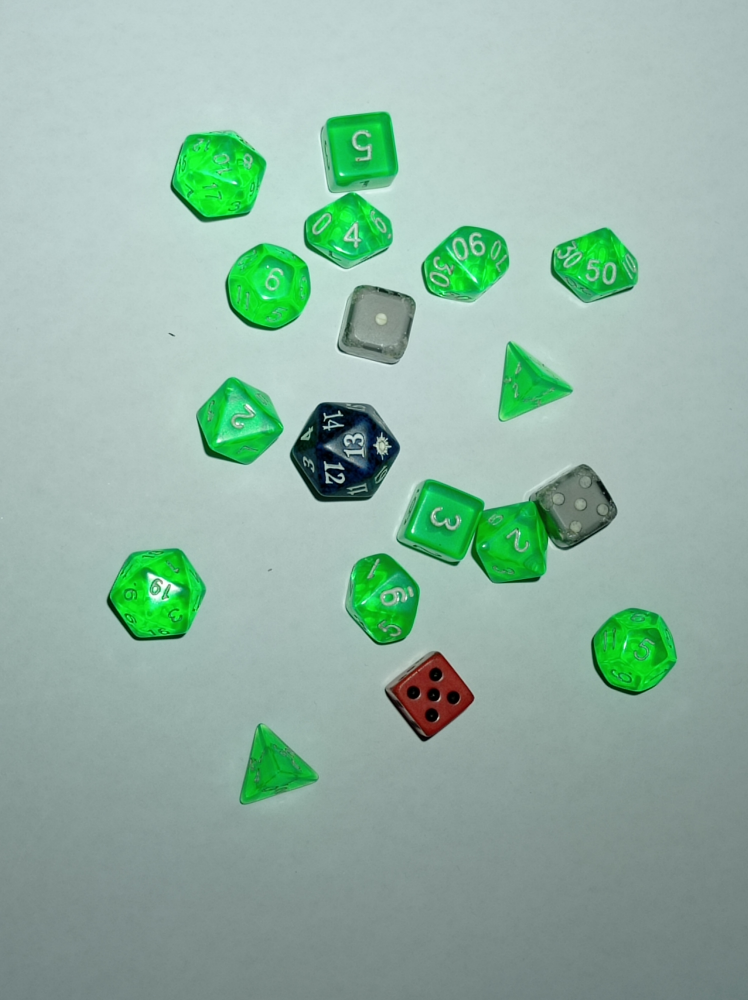
#> input picture OCR/img/dados3.jpg, 2992 x 4000 px, found by its file name (shown at 1/4 size)
$ python dados_20220628203131.py
#> lines starting #> are read from the running program, lines starting #| are printed output that depends on the picture; after the words box and inside, x2 and y2 are one past the last pixel; in counts of white or black regions, pixels touching at a corner belong together
import cv2
from cv2 import THRESH_BINARY
from cv2 import erode
import numpy as np
from numpy import binary_repr

imagem = cv2.imread("img/dados3.jpg")          # Carregar a imagem
#> imagem is the input picture: shape (4000, 2992, 3); mean B, G, R 163.9, 179.2, 146
res = cv2.resize(imagem, dsize=( 598, 800), interpolation=cv2.INTER_CUBIC) # Redimensionar Img ################
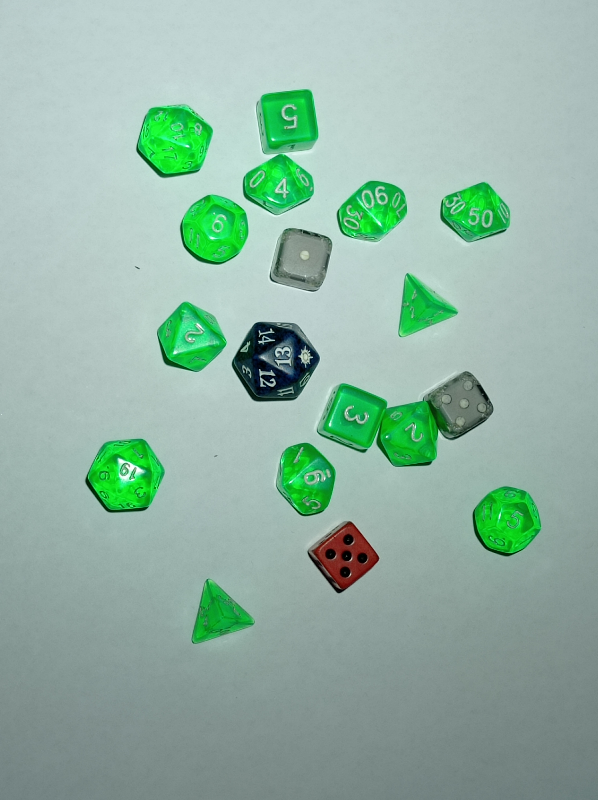
#> res: shape (800, 598, 3); mean B, G, R 163.9, 179.2, 146
gray = cv2.cvtColor(res, cv2.COLOR_BGR2GRAY)     # GrayScale
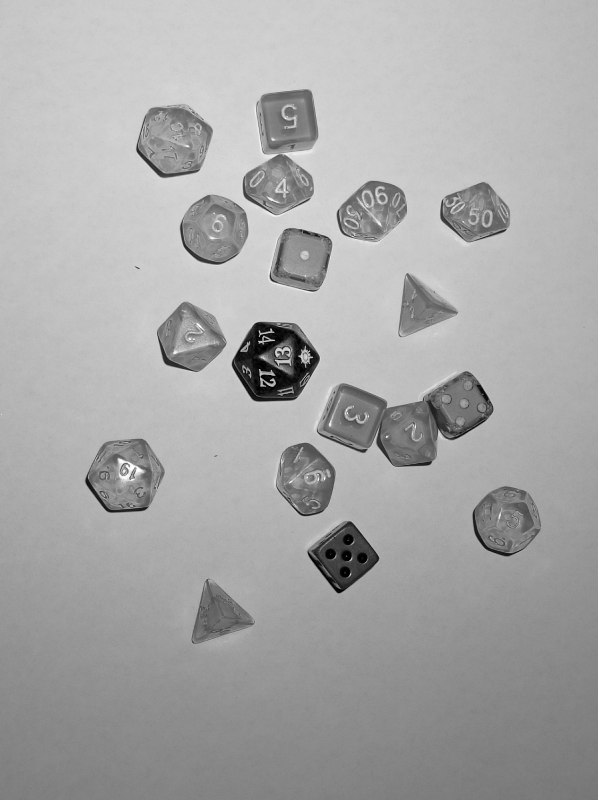
#> gray: shape (800, 598); min 0, max 254, mean 167.5
blur = cv2.blur(gray,(2,2))                       # Blur ###############

ret,binary = cv2.threshold(blur , 80 ,255, cv2.THRESH_BINARY)         # Binarização ################
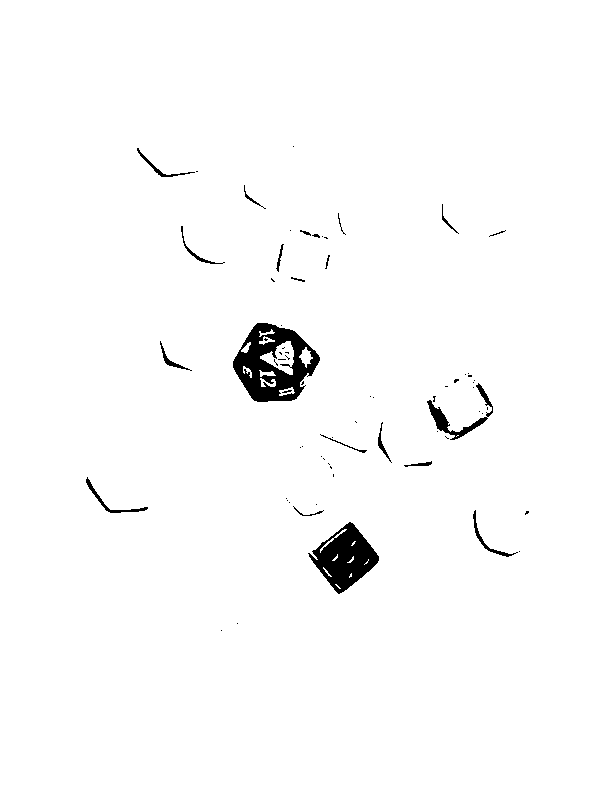
#> binary: shape (800, 598); 98.2% white; 70 black regions (50 under 20 px), largest, box (x1, y1, x2, y2) and area: (233, 323, 320, 402) 3633, (308, 522, 379, 594) 2612, (427, 383, 493, 440) 685
ret1,binary1 = cv2.threshold(binary,127,255,cv2.THRESH_BINARY_INV)   # Inverter a Binarização

kernel = np.ones((8,8), np.uint8)
dilation = cv2.dilate(binary1, kernel, iterations=3)   # Dilatar ####################
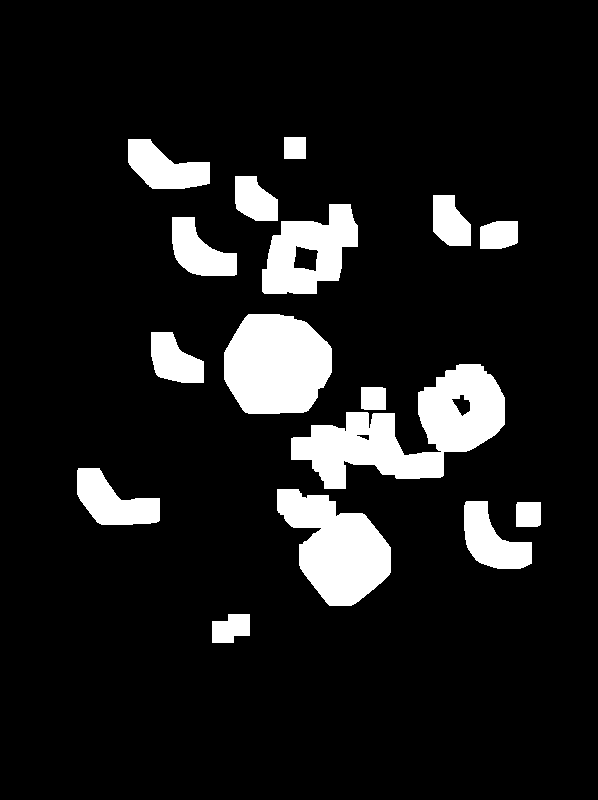
#> dilation: shape (800, 598); 11.1% white; 16 white regions, largest, box (x1, y1, x2, y2) and area: (291, 364, 505, 489) 12117, (224, 314, 332, 414) 8808, (277, 489, 391, 606) 8052
erodion = cv2.erode(dilation, kernel, iterations=4)
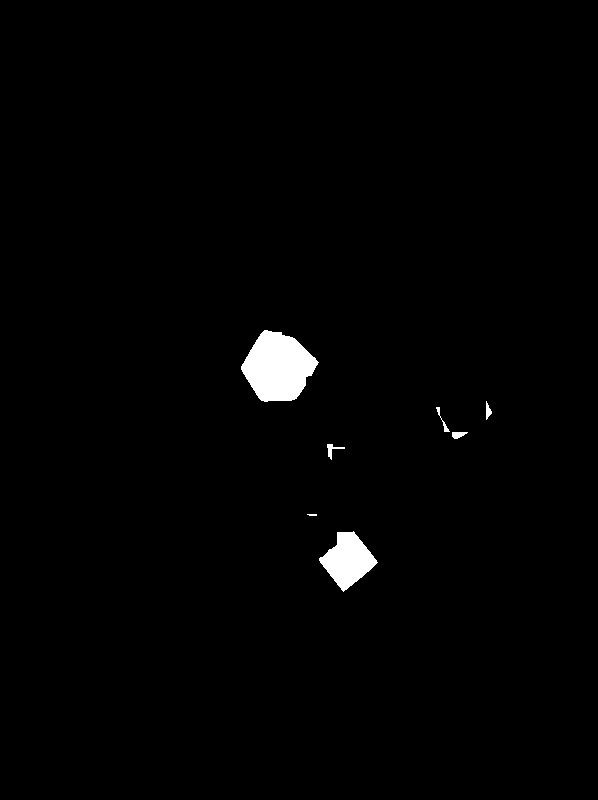
#> erodion: shape (800, 598); 1.3% white; 7 white regions (1 under 20 px)

contours, hierarchy = cv2.findContours(erodion, cv2.RETR_TREE, cv2.CHAIN_APPROX_SIMPLE) # Procura os Objetos
#> contours = 7 contours, 1 with area under 20; largest, box (x1, y1, x2, y2) and area: (241, 330, 319, 402) 3669, (319, 531, 378, 592) 1892, (327, 444, 345, 460) 60, (452, 432, 468, 439) 59, (486, 401, 492, 420) 45, (436, 407, 450, 432) 38
cont = len(contours)                                                                     # Conta os Objetos
#> cont = 7

cv2.drawContours(res, contours, -1, (0,255,0), 3)
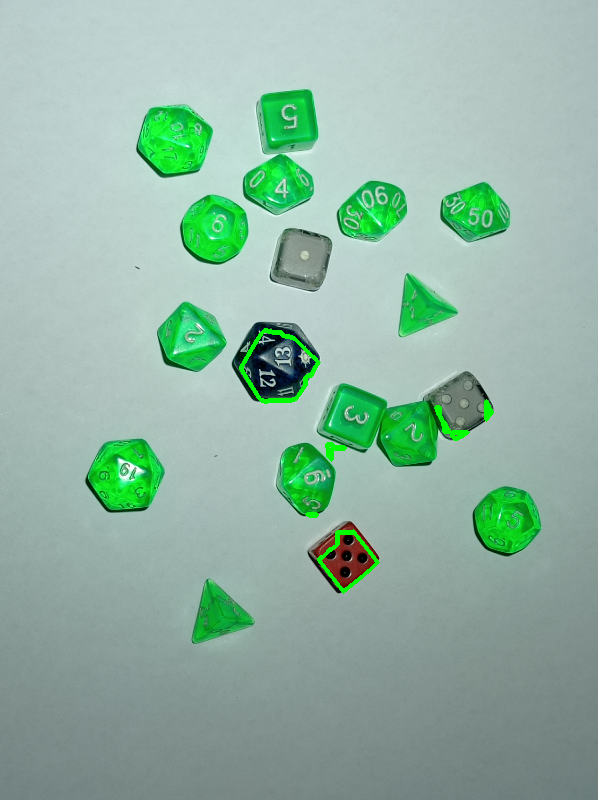
#> res: shape (800, 598, 3); 0.52% of pixels changed, all inside (x1, y1, x2, y2) = (239, 328, 494, 594)

print("Numero de Objetos Encontrados: ",cont)
#| Numero de Objetos Encontrados:  7

cv2.imshow("Dilatation", res)


cv2.waitKey(0)

$ run again, with OCR/img/dados1.jpg copied over OCR/img/dados3.jpg
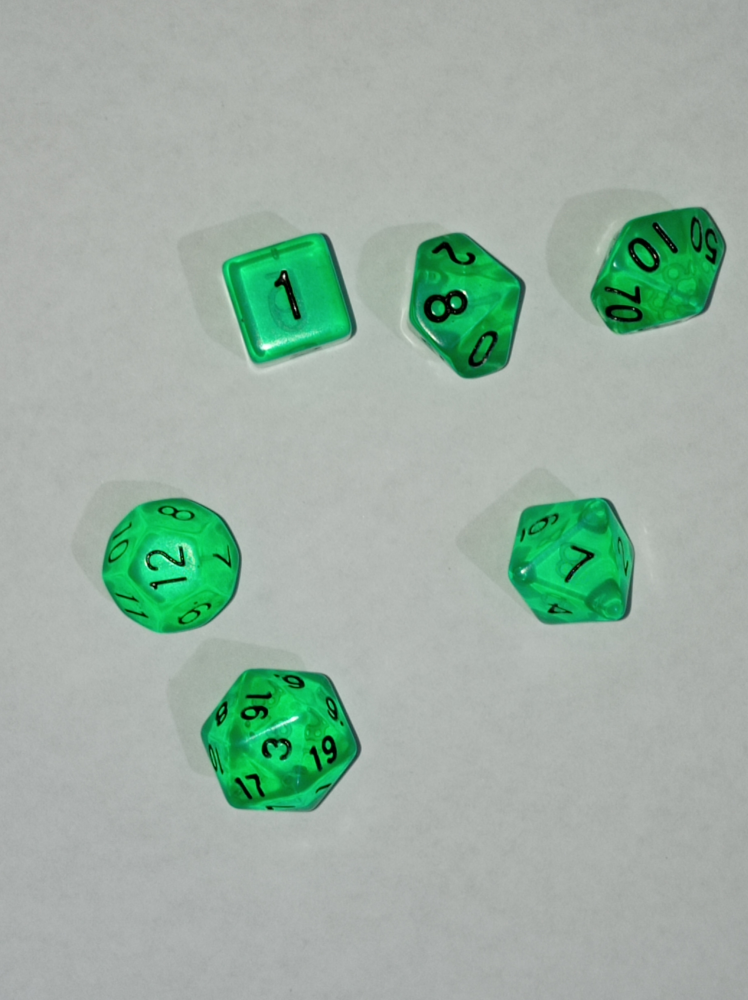
#> input picture OCR/img/dados1.jpg, 2992 x 4000 px, found by its file name (shown at 1/4 size)
#> imagem is the input picture: shape (4000, 2992, 3); mean B, G, R 163.1, 176, 155.2
#> `ret,binary = cv2.threshold(blur , 80 ,255, cv2.THRESH_BINARY)`:
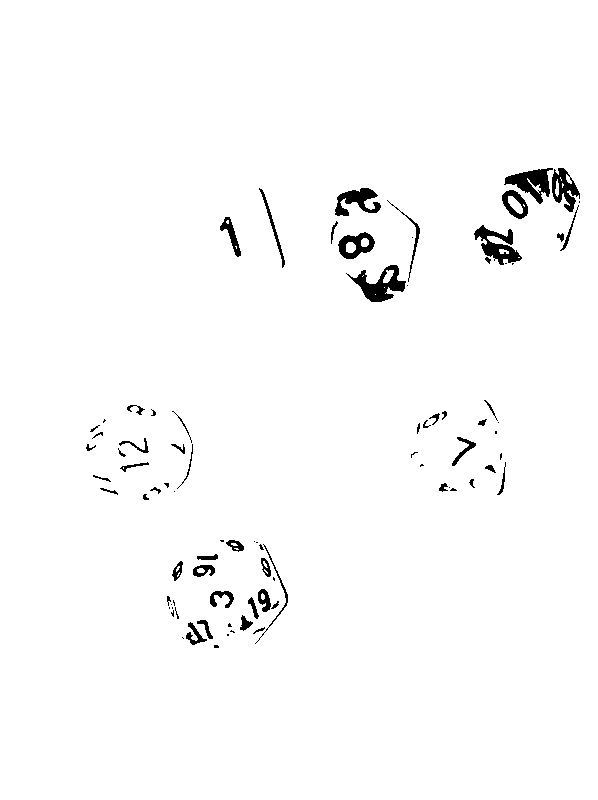
#> binary: shape (800, 598); 98.2% white; 86 black regions (32 under 20 px), largest, box (x1, y1, x2, y2) and area: (346, 265, 406, 302) 931, (504, 168, 553, 204) 821, (474, 225, 522, 265) 819
#> dilation: shape (800, 598); 12.9% white; 7 white regions, largest, box (x1, y1, x2, y2) and area: (158, 531, 300, 660) 13951, (77, 396, 205, 512) 11500, (322, 179, 432, 314) 11242
#> erodion: shape (800, 598); 2.1% white; 18 white regions (5 under 20 px)
#> contours = 18 contours, 8 with area under 20; largest, box (x1, y1, x2, y2) and area: (338, 195, 411, 302) 3068, (189, 559, 288, 645) 2637, (482, 175, 580, 265) 2549, (125, 448, 149, 468) 374, (181, 563, 215, 577) 294
#> cont = 18
#> `cv2.drawContours(res, contours, -1, (0,255,0), 3)`:
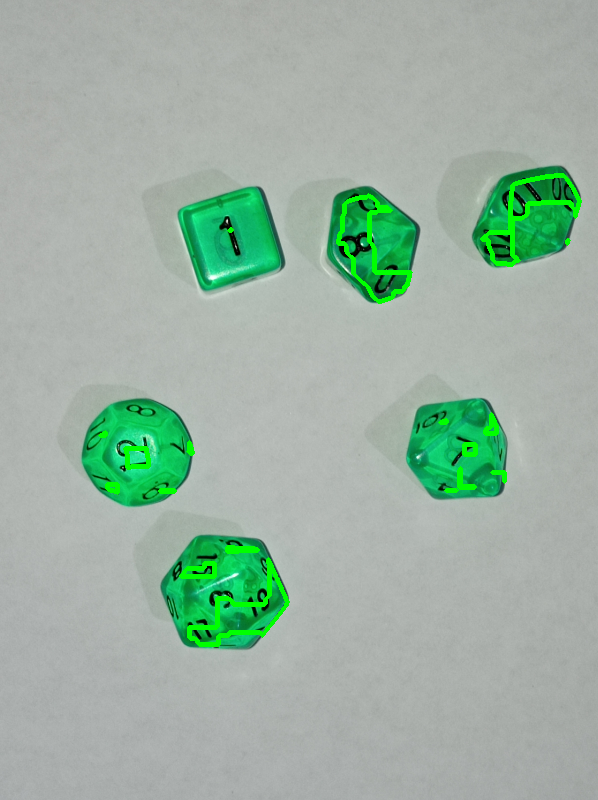
#> res: shape (800, 598, 3); mean B, G, R 162.1, 177.7, 154.9
#| Numero de Objetos Encontrados:  18

$ run again, with OCR/img/dados2.jpg copied over OCR/img/dados3.jpg
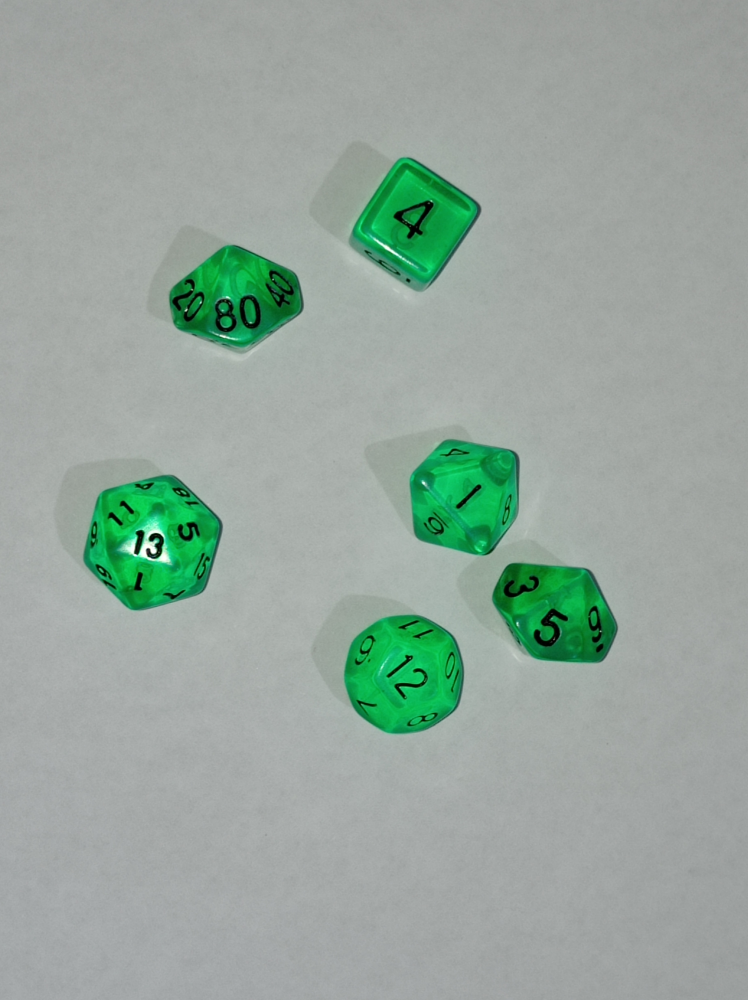
#> input picture OCR/img/dados2.jpg, 2992 x 4000 px, found by its file name (shown at 1/4 size)
#> imagem is the input picture: shape (4000, 2992, 3); mean B, G, R 157, 166.5, 150.1
#> `ret,binary = cv2.threshold(blur , 80 ,255, cv2.THRESH_BINARY)`:
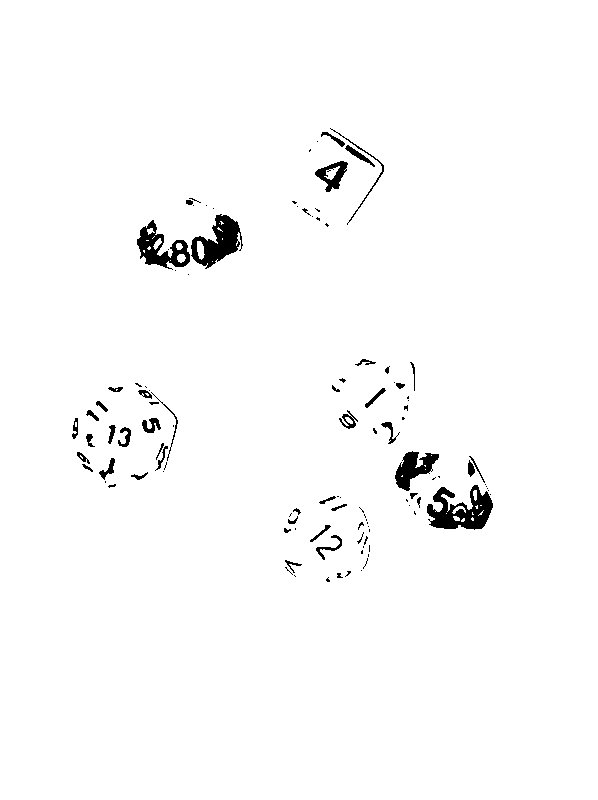
#> binary: shape (800, 598); 98.2% white; 111 black regions (63 under 20 px), largest, box (x1, y1, x2, y2) and area: (427, 485, 493, 530) 1641, (191, 214, 243, 269) 1392, (137, 220, 190, 270) 1113
#> dilation: shape (800, 598); 12% white; 5 white regions, box (x1, y1, x2, y2) and area: (323, 350, 505, 542) 17825, (63, 374, 190, 500) 12023, (275, 487, 382, 594) 9480, (283, 119, 396, 239) 9215, (128, 189, 255, 287) 8864
#> erodion: shape (800, 598); 2.2% white; 14 white regions (2 under 20 px)
#> contours = 14 contours, 3 with area under 20; largest, box (x1, y1, x2, y2) and area: (403, 458, 492, 529) 3289, (146, 221, 242, 271) 2171, (80, 408, 131, 486) 1660, (322, 139, 372, 189) 582, (149, 404, 177, 472) 579
#> cont = 14
#> `cv2.drawContours(res, contours, -1, (0,255,0), 3)`:
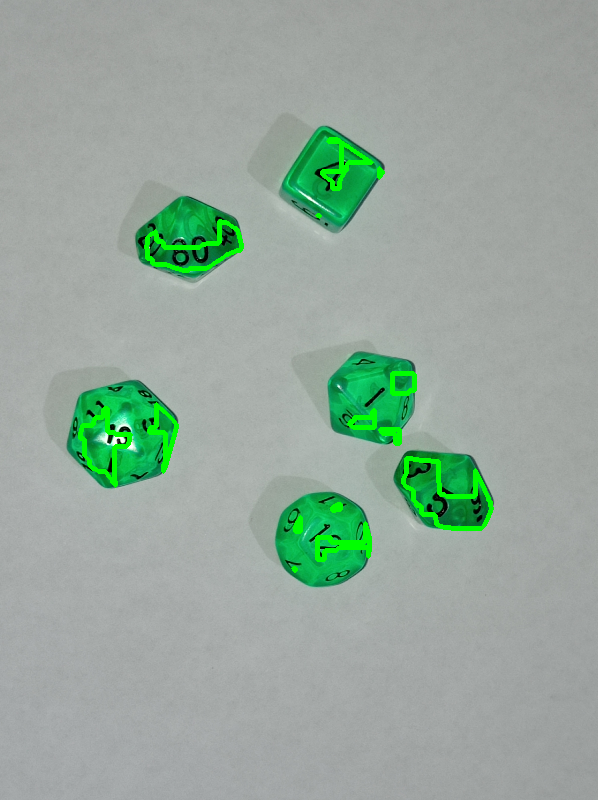
#> res: shape (800, 598, 3); mean B, G, R 155.9, 168.5, 149.7
#| Numero de Objetos Encontrados:  14

$ run again, with OCR/img/gatoMeme.jpg copied over OCR/img/dados3.jpg
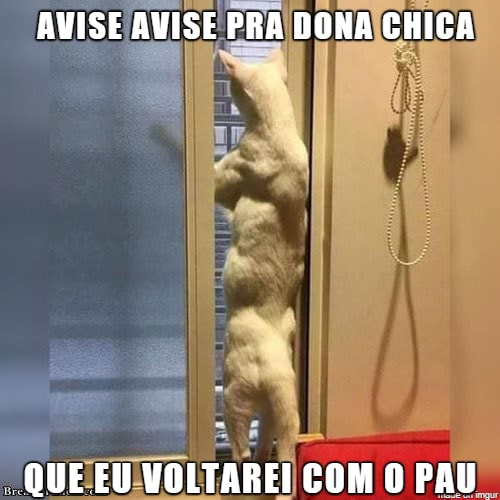
#> input picture OCR/img/gatoMeme.jpg, 500 x 500 px, found by its file name
#> imagem is the input picture: shape (500, 500, 3); mean B, G, R 113.3, 131.4, 150.3
#> `ret,binary = cv2.threshold(blur , 80 ,255, cv2.THRESH_BINARY)`:
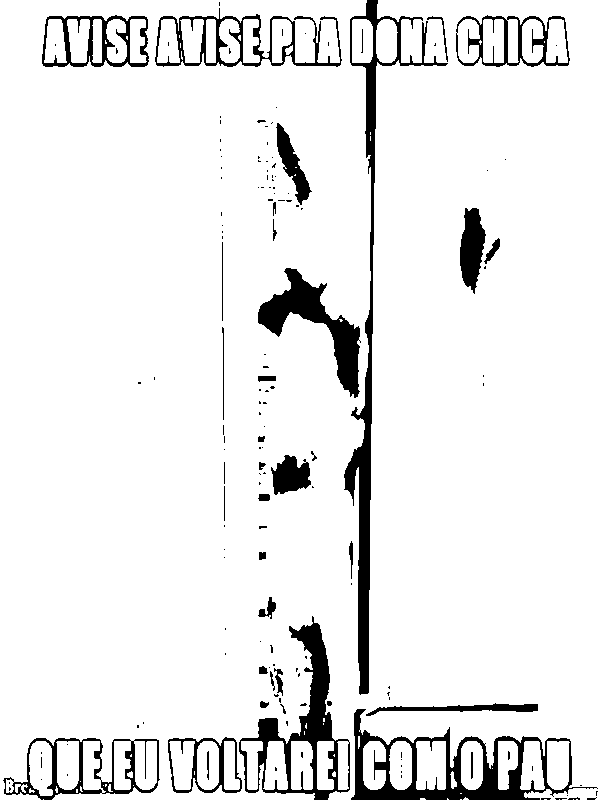
#> binary: shape (800, 598); 92.3% white; 156 black regions (117 under 20 px), largest, box (x1, y1, x2, y2) and area: (344, 0, 448, 695) 6774, (351, 709, 598, 800) 5771, (239, 616, 350, 800) 4882
#> dilation: shape (800, 598); 34.1% white; 13 white regions, largest, box (x1, y1, x2, y2) and area: (0, 0, 598, 800) 135223, (248, 98, 324, 253) 7720, (212, 203, 237, 539) 7450
#> erodion: shape (800, 598); 13.4% white; 9 white regions (3 under 20 px)
#> contours = 11 contours, 3 with area under 20; largest, box (x1, y1, x2, y2) and area: (0, 276, 598, 800) 38368, (49, 0, 569, 158) 21880, (274, 127, 309, 207) 1675, (266, 462, 311, 501) 1266, (416, 750, 454, 785) 1256, (282, 676, 318, 711) 1188, (467, 215, 500, 287) 984, (266, 383, 275, 404) 46
#> cont = 11
#> `cv2.drawContours(res, contours, -1, (0,255,0), 3)`:
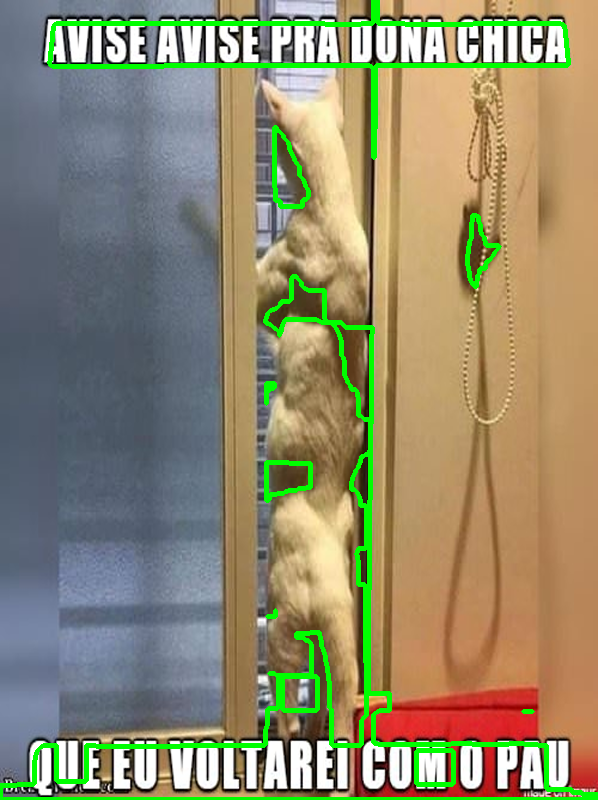
#> res: shape (800, 598, 3); mean B, G, R 108.9, 138.1, 144.1
#| Numero de Objetos Encontrados:  11
